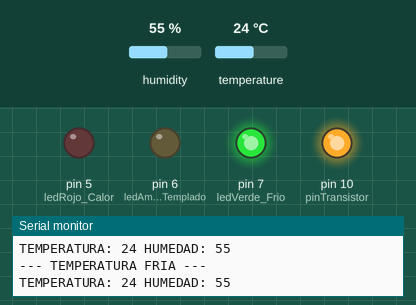
This sketch was run on a simulated Arduino Uno, built with avr-gcc and run on an emulated ATmega328P. Shown: output pins drawn as LEDs (lit = HIGH), the last lines printed to the serial monitor. The test bench sets the inputs (shaded band); at power-on: temperature 24 °C, humidity 55 %.

Above: at 3.0 s.
3.1 s: temperature set to 26 °C
At 9.0 s:
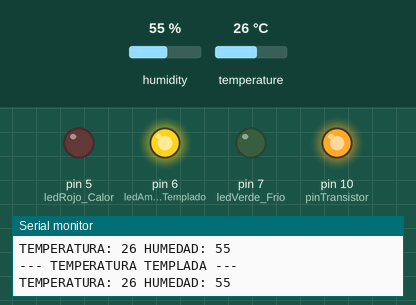
9.5 s: temperature set to 30 °C
At 15.5 s:
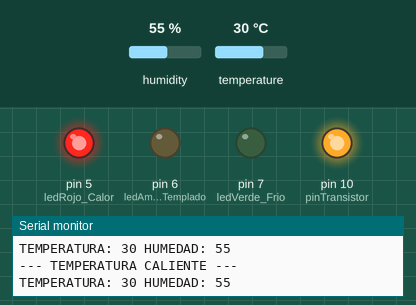
15.9 s: temperature set to 12 °C
At 18.9 s:
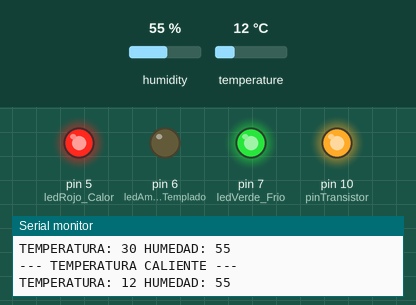
21.5 s: temperature set to 28 °C
At 23.3 s:
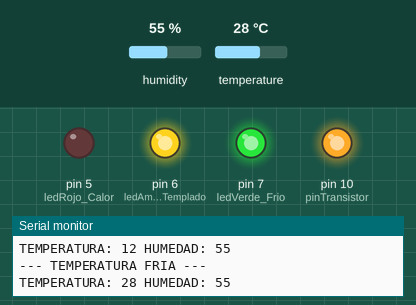
27.1 s: temperature set to 19 °C
At 32.7 s:
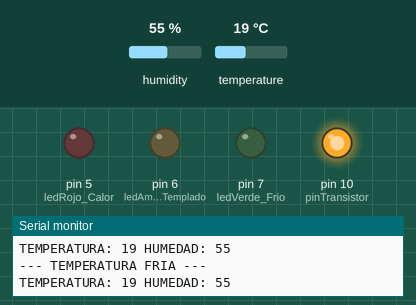
Timing chart, 0 to 34.4 s (numbered marks = the images above; inputs shaded):
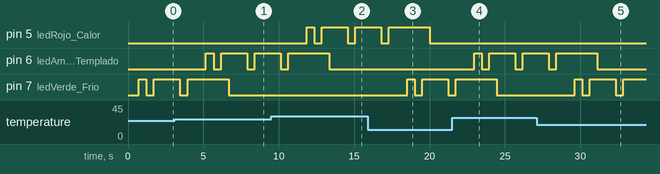

Measured:
- the behaviour switches between 24 and 25 °C on temperature (found by bisection; images 0 and 1)
- the behaviour switches between 28 and 29 °C on temperature (found by bisection; images 1 and 2)
- after the input at 3.1 s, pin 6 (ledAmarillo_Templado): goes HIGH 0.50 s, LOW 0.50 s, HIGH 1.7 s, LOW 0.50 s, then HIGH, starting after 2.1 s
- after the input at 9.5 s, pin 5 (ledRojo_Calor): goes HIGH 0.50 s, LOW 0.50 s, HIGH 1.7 s, LOW 0.50 s, then HIGH, starting after 2.3 s
- after the input at 15.9 s, pin 7 (ledVerde_Frio): LOW → HIGH after 2.6 s, → LOW 0.50 s later, → HIGH 0.50 s later, → LOW 1.7 s later
- after the input at 21.5 s, pin 6 (ledAmarillo_Templado): goes HIGH 0.50 s, LOW 0.50 s, HIGH 1.7 s, LOW 0.50 s, then HIGH, starting after 1.5 s
- after the input at 27.1 s, pin 7 (ledVerde_Frio): goes HIGH 0.50 s, LOW 0.50 s, HIGH 1.7 s, LOW 0.50 s, then HIGH, starting after 2.5 s

The sketch:

DHT_11.ino.ino
```cpp
#include <DHT.h>
#include <DHT_U.h>

int SENSOR =2;
int TEMPERATURA;
int HUMEDAD;
int ledRojo_Calor = 5;
int ledAmarillo_Templado = 6;
int ledVerde_Frio = 7;
int pinTransistor = 10;

DHT dht(SENSOR, DHT11);

void setup() {
  Serial.begin(9600);
  dht.begin();
  pinMode(ledRojo_Calor,OUTPUT);
  pinMode(ledAmarillo_Templado,OUTPUT);
  pinMode(ledVerde_Frio,OUTPUT);
  pinMode(pinTransistor,OUTPUT);
  digitalWrite(pinTransistor,HIGH);


}

void loop() {

  medirTemperatura();
  controlTemperatura();


}


void controlTemperatura() {
  if (TEMPERATURA <=24) {
    parpadeo_Led_Verde();
    digitalWrite(ledAmarillo_Templado, LOW);  // LED templado apagado
    digitalWrite(ledRojo_Calor, LOW);   // LED de calor apagado
    Serial.println("--- TEMPERATURA FRIA --- ");
    Serial.println("");

  } else if (TEMPERATURA >= 25 && TEMPERATURA <= 28) {
    parpadeo_Led_Amarillo();
    digitalWrite(ledRojo_Calor, LOW);  // LED de calor apagado
    digitalWrite(ledVerde_Frio, LOW);   // LED frío apagado
    Serial.println("--- TEMPERATURA TEMPLADA --- ");
    Serial.println("");

  } else if (TEMPERATURA > 28) {
    parpadeo_Led_Rojo();
    digitalWrite(ledAmarillo_Templado, LOW);   // LED templado apagado
    digitalWrite(ledVerde_Frio, LOW);   // LED frío apagado
    Serial.println("--- TEMPERATURA CALIENTE --- ");
    Serial.println("");


  }
}


void medirTemperatura(){


  TEMPERATURA = dht.readTemperature();
  HUMEDAD = dht.readHumidity();
  Serial.print("TEMPERATURA: ");
  Serial.print(TEMPERATURA);
  Serial.print(" HUMEDAD: ");
  Serial.println(HUMEDAD);
  delay(700);


  }


// Funciones de parpadeo de los leds

void parpadeo_Led_Verde(){
  digitalWrite(ledVerde_Frio, HIGH);
  delay(500);
  digitalWrite(ledVerde_Frio, LOW);
  delay(500);
  digitalWrite(ledVerde_Frio, HIGH);
  delay(500);


  }


void parpadeo_Led_Amarillo(){
  digitalWrite(ledAmarillo_Templado, HIGH);
  delay(500);
  digitalWrite(ledAmarillo_Templado, LOW);
  delay(500);
  digitalWrite(ledAmarillo_Templado, HIGH);
  delay(500);


  }


  void parpadeo_Led_Rojo(){
  digitalWrite(ledRojo_Calor, HIGH);
  delay(500);
  digitalWrite(ledRojo_Calor, LOW);
  delay(500);
  digitalWrite(ledRojo_Calor, HIGH);
  delay(500);


  }
```
